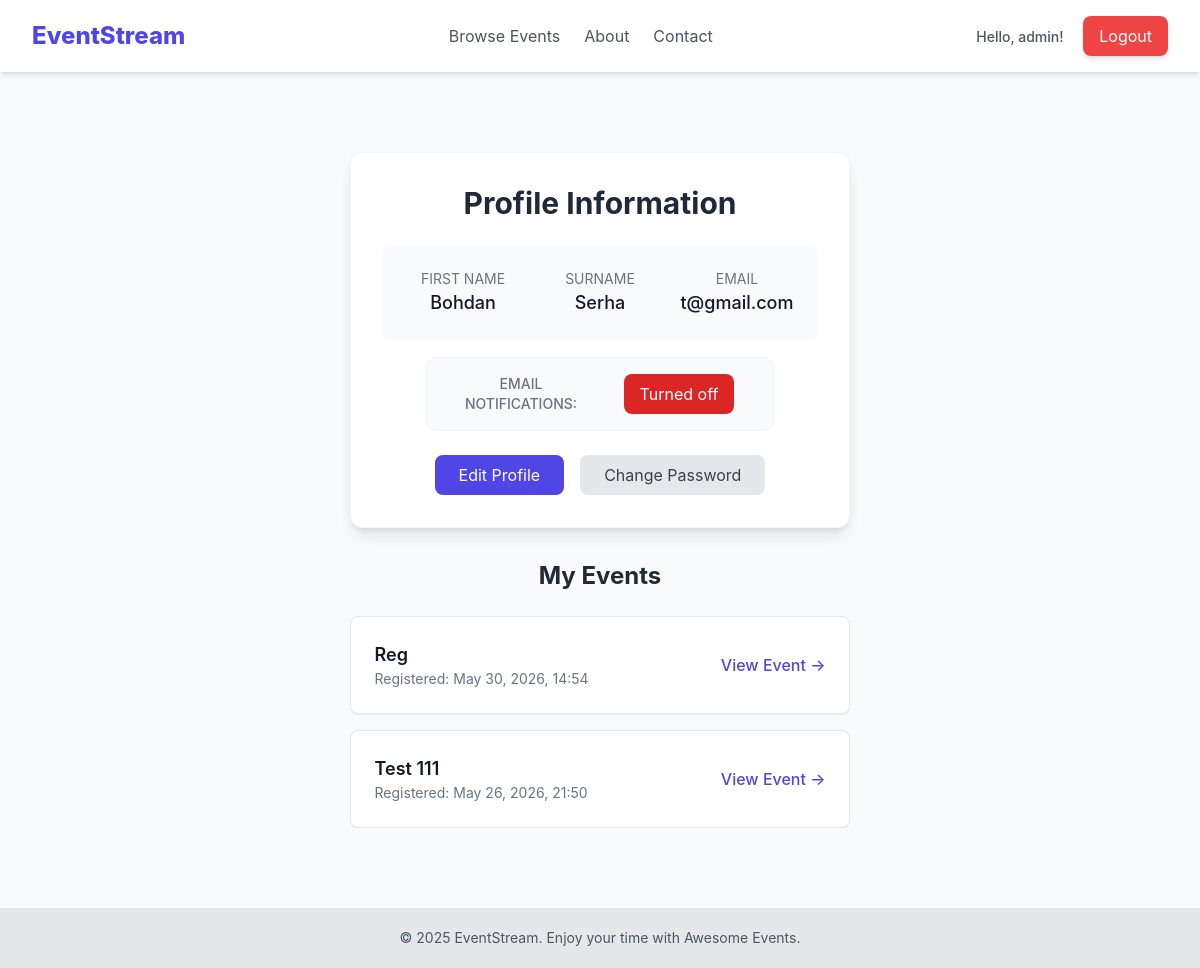
Page /users/profile/ (signed in) on the earlier database version.
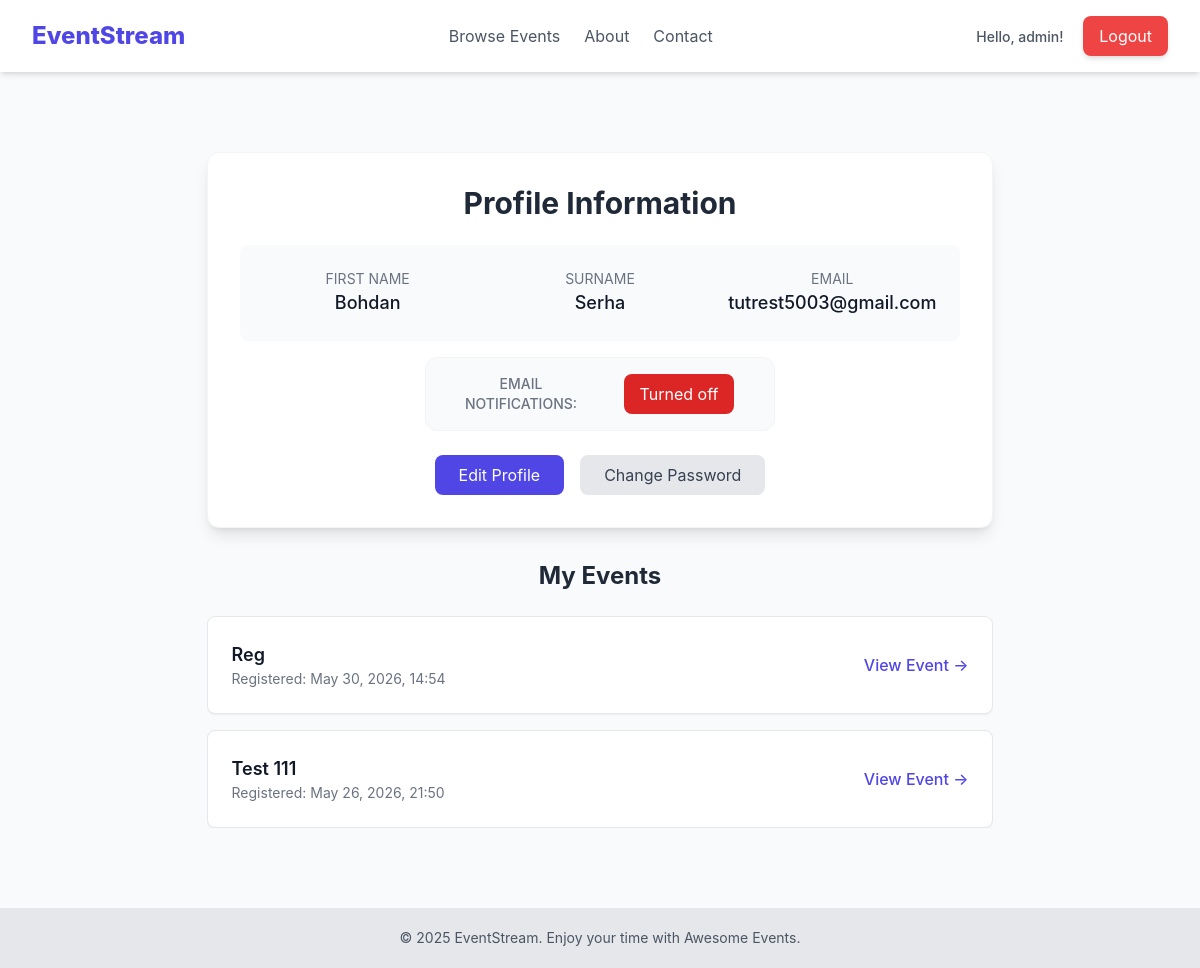
Same page on the later database version.
### users/models.py (models this page shows, shortened)
class CustomUser(AbstractUser):
    username = models.CharField(max_length=200, unique=True)
    email = models.EmailField(null=True)
    first_name = models.CharField(max_length=20, blank=True)
    last_name = models.CharField(max_length=20, blank=True)
    subscribed_to_event = models.BooleanField(default=False)
    is_moderator = models.BooleanField(
        default=False,
        help_text='User is moderator or not.'
    )

### users/views.py (the view)
# urls.py: path('profile/', ProfileView.as_view(), name='profile'),
class ProfileView(LoginRequiredMixin, TemplateView):
    template_name = 'users/profile.html'
    def get_context_data(self, **kwargs):
        context = super().get_context_data(**kwargs)
        context['my_events'] = self.request.user.registrations.all().order_by('-registered_at')
        token, created = Token.objects.get_or_create(user=self.request.user)
        context['token'] = token.key
        return context

### users/templates/users/profile.html
{% extends "base.html" %}
{% block content %}
<div class="max-w-4xl mx-auto py-10 px-4">
    <div class="bg-white p-8 rounded-xl shadow-lg border border-gray-100 mb-8">
        <h1 class="text-3xl font-bold text-gray-800 mb-6 text-center">Profile Information</h1>
        <div class="grid grid-cols-3 gap-6 text-center bg-gray-50 p-6 rounded-lg mb-4">
            <div>
                <p class="text-sm text-gray-500 uppercase">First Name</p>
                <p class="text-lg font-medium text-gray-900">{{ user.first_name|default:"-" }}</p>
            </div>
            <div>
                <p class="text-sm text-gray-500 uppercase">Surname</p>
                <p class="text-lg font-medium text-gray-900">{{ user.last_name|default:"-" }}</p>
            </div>
            <div>
                <p class="text-sm text-gray-500 uppercase">Email</p>
                <p class="text-lg font-medium text-gray-900">{{ user.email|default:"-" }}</p>
            </div>
        </div>
        <div class="grid grid-cols-2 items-center text-center p-4 mb-6 border rounded-xl border-gray-100 bg-gray-50 max-w-[350px] mx-auto">
            <p class="text-gray-500 text-sm uppercase font-medium">Email notifications:</p>
            {% if user.subscribed_to_event %}
            <a href="{% url 'profile_email_notification' %}" class="mx-auto max-w-[120px] bg-green-600 text-white px-4 py-2 rounded-lg hover:bg-green-700 transition">Turned on</a>
            {% else %}
            <a href="{% url 'profile_email_notification' %}" class="mx-auto max-w-[120px] bg-red-600 text-white px-4 py-2 rounded-lg hover:bg-red-700 transition">Turned off</a>
            {% endif %}
        </div>
        <div class="flex justify-center gap-4">
            <a href="{% url 'profile_update' %}" class="bg-indigo-600 text-white px-6 py-2 rounded-lg hover:bg-indigo-700 transition">
                Edit Profile
            </a>
            <a href="{% url 'password_change' %}" class="bg-gray-200 text-gray-700 px-6 py-2 rounded-lg hover:bg-gray-300 transition">
                Change Password
            </a>
        </div>
    </div>
    <h2 class="text-2xl font-bold text-gray-800 mb-6 text-center">My Events</h2>
    <div class="space-y-4 max-h-[400px] overflow-y-auto">
        {% for reg in my_events %}
            <div class="bg-white p-6 rounded-lg shadow-sm border border-gray-200 flex justify-between items-center hover:shadow-md transition">
                <div>
                    <h3 class="text-lg font-semibold text-gray-900">{{ reg.event.title }}</h3>
                    <p class="text-sm text-gray-500">Registered: {{ reg.registered_at|date:"M d, Y, H:i" }}</p>
                </div>
                <a href="{% url 'event_detail' reg.event.id %}" class="text-indigo-600 font-medium hover:underline">
                    View Event &rarr;
                </a>
            </div>
        {% empty %}
            <div class="text-center p-8 border-2 border-dashed border-gray-200 rounded-lg">
                <p class="text-gray-500">You haven't registered for any events yet.</p>
                <a href="{% url 'event_list' %}" class="text-indigo-600 font-medium hover:underline">Find an event</a>
            </div>
        {% endfor %}
    </div>
</div>
{% endblock %}

### templates/base.html (shortened to what this page needs)
<!DOCTYPE html>
<html lang="en">
<head>
    <script src="https://cdn.tailwindcss.com"></script>
</head>
<body class="min-h-screen bg-gray-50 text-gray-800 flex flex-col">
    <header class="bg-white shadow-md">
        <nav class="max-w-7xl mx-auto px-4 sm:px-6 lg:px-8 py-4 flex justify-between items-center">
            <a href="{% url 'home' %}" class="text-2xl font-extrabold text-indigo-600 hover:text-indigo-800 transition duration-150">
                EventStream
            </a>
            <div class="hidden md:flex space-x-6">
                <a href="{% url 'event_list' %}" class="text-gray-600 hover:text-indigo-600 transition duration-150">Browse Events</a>
                <a href="{% url 'about' %}" class="text-gray-600 hover:text-indigo-600 transition duration-150">About</a>
                <a href="{% url 'contact' %}" class="text-gray-600 hover:text-indigo-600 transition duration-150">Contact</a>
            </div>
            <div class="space-x-4">
                {% if user.is_authenticated %}
                    <a href="{% url 'profile' %}" class="text-sm font-medium text-gray-600 hover:text-indigo-600">
                        Hello, {{ user.username }}!
                    </a>
                    <form method="post" action="{% url 'logout' %}" class="inline-block">
                        <button type="submit"
                                class="py-2 px-4 bg-red-500 text-white rounded-lg shadow-md hover:bg-red-600 transition duration-150">
                            Logout
                        </button>
                    </form>
                {% endif %}
            </div>
        </nav>
    </header>
    <main class="flex-grow max-w-7xl mx-auto px-4 sm:px-6 lg:px-8 py-10">
        {% block content %}
        {% endblock %}
    </main>
    <footer class="bg-gray-200 text-gray-600 py-5 mt-auto">
        <div class="max-w-7xl mx-auto px-4 sm:px-6 lg:px-8 text-center text-sm">
            &copy; 2025 EventStream. Enjoy your time with Awesome Events.
        </div>
    </footer>
</body>
</html>

Differences in the rows shown:
changed CustomUser "Bohdan": email "t@gmail.com" → "tutrest5003@gmail.com"
